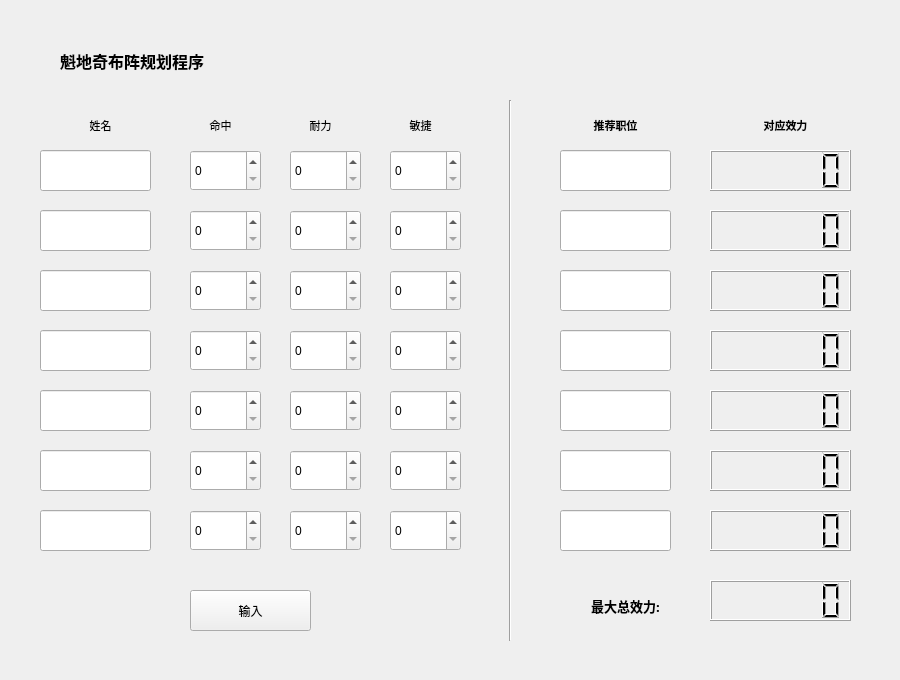
<?xml version="1.0" encoding="UTF-8"?>
<ui version="4.0">
 <class>MainWindow</class>
 <widget class="QMainWindow" name="MainWindow">
  <property name="geometry">
   <rect>
    <x>0</x>
    <y>0</y>
    <width>900</width>
    <height>680</height>
   </rect>
  </property>
  <property name="minimumSize">
   <size>
    <width>900</width>
    <height>680</height>
   </size>
  </property>
  <property name="maximumSize">
   <size>
    <width>900</width>
    <height>680</height>
   </size>
  </property>
  <property name="windowTitle">
   <string>MainWindow</string>
  </property>
  <widget class="QWidget" name="centralWidget">
   <widget class="QPushButton" name="pushButton">
    <property name="geometry">
     <rect>
      <x>190</x>
      <y>590</y>
      <width>121</width>
      <height>41</height>
     </rect>
    </property>
    <property name="font">
     <font>
      <family>微软雅黑</family>
      <weight>50</weight>
      <bold>false</bold>
     </font>
    </property>
    <property name="text">
     <string>输入</string>
    </property>
   </widget>
   <widget class="QLineEdit" name="lineEditq0s">
    <property name="geometry">
     <rect>
      <x>40</x>
      <y>150</y>
      <width>111</width>
      <height>41</height>
     </rect>
    </property>
    <property name="font">
     <font>
      <family>微软雅黑</family>
      <pointsize>8</pointsize>
     </font>
    </property>
   </widget>
   <widget class="QSpinBox" name="spinBoxq01">
    <property name="geometry">
     <rect>
      <x>190</x>
      <y>150</y>
      <width>71</width>
      <height>41</height>
     </rect>
    </property>
    <property name="maximum">
     <number>10</number>
    </property>
    <property name="value">
     <number>0</number>
    </property>
   </widget>
   <widget class="QLCDNumber" name="lcdNumber_pot0">
    <property name="geometry">
     <rect>
      <x>710</x>
      <y>150</y>
      <width>141</width>
      <height>41</height>
     </rect>
    </property>
    <property name="focusPolicy">
     <enum>Qt::NoFocus</enum>
    </property>
    <property name="digitCount">
     <number>6</number>
    </property>
   </widget>
   <widget class="QLabel" name="label_2">
    <property name="geometry">
     <rect>
      <x>60</x>
      <y>40</y>
      <width>281</width>
      <height>41</height>
     </rect>
    </property>
    <property name="font">
     <font>
      <family>微软雅黑</family>
      <pointsize>12</pointsize>
      <weight>75</weight>
      <bold>true</bold>
     </font>
    </property>
    <property name="text">
     <string>魁地奇布阵规划程序</string>
    </property>
   </widget>
   <widget class="QLabel" name="label_3">
    <property name="geometry">
     <rect>
      <x>70</x>
      <y>110</y>
      <width>61</width>
      <height>31</height>
     </rect>
    </property>
    <property name="font">
     <font>
      <family>微软雅黑</family>
      <pointsize>8</pointsize>
      <weight>50</weight>
      <bold>false</bold>
     </font>
    </property>
    <property name="text">
     <string>姓名</string>
    </property>
    <property name="alignment">
     <set>Qt::AlignCenter</set>
    </property>
   </widget>
   <widget class="QSpinBox" name="spinBoxq02">
    <property name="geometry">
     <rect>
      <x>290</x>
      <y>150</y>
      <width>71</width>
      <height>41</height>
     </rect>
    </property>
    <property name="maximum">
     <number>10</number>
    </property>
   </widget>
   <widget class="QSpinBox" name="spinBoxq03">
    <property name="geometry">
     <rect>
      <x>390</x>
      <y>150</y>
      <width>71</width>
      <height>41</height>
     </rect>
    </property>
    <property name="maximum">
     <number>10</number>
    </property>
   </widget>
   <widget class="QLabel" name="label_4">
    <property name="geometry">
     <rect>
      <x>190</x>
      <y>110</y>
      <width>61</width>
      <height>31</height>
     </rect>
    </property>
    <property name="font">
     <font>
      <family>微软雅黑</family>
      <pointsize>8</pointsize>
      <weight>50</weight>
      <bold>false</bold>
     </font>
    </property>
    <property name="text">
     <string>命中</string>
    </property>
    <property name="alignment">
     <set>Qt::AlignCenter</set>
    </property>
   </widget>
   <widget class="QLabel" name="label_5">
    <property name="geometry">
     <rect>
      <x>290</x>
      <y>110</y>
      <width>61</width>
      <height>31</height>
     </rect>
    </property>
    <property name="font">
     <font>
      <family>微软雅黑</family>
      <pointsize>8</pointsize>
      <weight>50</weight>
      <bold>false</bold>
     </font>
    </property>
    <property name="text">
     <string>耐力</string>
    </property>
    <property name="alignment">
     <set>Qt::AlignCenter</set>
    </property>
   </widget>
   <widget class="QLabel" name="label_6">
    <property name="geometry">
     <rect>
      <x>390</x>
      <y>110</y>
      <width>61</width>
      <height>31</height>
     </rect>
    </property>
    <property name="font">
     <font>
      <family>微软雅黑</family>
      <pointsize>8</pointsize>
      <weight>50</weight>
      <bold>false</bold>
     </font>
    </property>
    <property name="text">
     <string>敏捷</string>
    </property>
    <property name="alignment">
     <set>Qt::AlignCenter</set>
    </property>
   </widget>
   <widget class="QLabel" name="label_7">
    <property name="geometry">
     <rect>
      <x>570</x>
      <y>110</y>
      <width>91</width>
      <height>31</height>
     </rect>
    </property>
    <property name="font">
     <font>
      <family>微软雅黑</family>
      <pointsize>8</pointsize>
      <weight>75</weight>
      <bold>true</bold>
     </font>
    </property>
    <property name="text">
     <string>推荐职位</string>
    </property>
    <property name="alignment">
     <set>Qt::AlignCenter</set>
    </property>
   </widget>
   <widget class="QLabel" name="label_8">
    <property name="geometry">
     <rect>
      <x>560</x>
      <y>590</y>
      <width>131</width>
      <height>31</height>
     </rect>
    </property>
    <property name="font">
     <font>
      <family>微软雅黑</family>
      <pointsize>10</pointsize>
      <weight>75</weight>
      <bold>true</bold>
     </font>
    </property>
    <property name="text">
     <string>最大总效力:</string>
    </property>
    <property name="alignment">
     <set>Qt::AlignCenter</set>
    </property>
   </widget>
   <widget class="QLabel" name="label_9">
    <property name="geometry">
     <rect>
      <x>740</x>
      <y>110</y>
      <width>91</width>
      <height>31</height>
     </rect>
    </property>
    <property name="font">
     <font>
      <family>微软雅黑</family>
      <pointsize>8</pointsize>
      <weight>75</weight>
      <bold>true</bold>
     </font>
    </property>
    <property name="text">
     <string>对应效力</string>
    </property>
    <property name="alignment">
     <set>Qt::AlignCenter</set>
    </property>
   </widget>
   <widget class="QSpinBox" name="spinBoxq11">
    <property name="geometry">
     <rect>
      <x>190</x>
      <y>210</y>
      <width>71</width>
      <height>41</height>
     </rect>
    </property>
    <property name="maximum">
     <number>10</number>
    </property>
   </widget>
   <widget class="QSpinBox" name="spinBoxq21">
    <property name="geometry">
     <rect>
      <x>190</x>
      <y>270</y>
      <width>71</width>
      <height>41</height>
     </rect>
    </property>
    <property name="maximum">
     <number>10</number>
    </property>
   </widget>
   <widget class="QSpinBox" name="spinBoxq12">
    <property name="geometry">
     <rect>
      <x>290</x>
      <y>210</y>
      <width>71</width>
      <height>41</height>
     </rect>
    </property>
    <property name="maximum">
     <number>10</number>
    </property>
   </widget>
   <widget class="QSpinBox" name="spinBoxq13">
    <property name="geometry">
     <rect>
      <x>390</x>
      <y>210</y>
      <width>71</width>
      <height>41</height>
     </rect>
    </property>
    <property name="maximum">
     <number>10</number>
    </property>
   </widget>
   <widget class="QSpinBox" name="spinBoxq23">
    <property name="geometry">
     <rect>
      <x>390</x>
      <y>270</y>
      <width>71</width>
      <height>41</height>
     </rect>
    </property>
    <property name="maximum">
     <number>10</number>
    </property>
   </widget>
   <widget class="QSpinBox" name="spinBoxq22">
    <property name="geometry">
     <rect>
      <x>290</x>
      <y>270</y>
      <width>71</width>
      <height>41</height>
     </rect>
    </property>
    <property name="maximum">
     <number>10</number>
    </property>
   </widget>
   <widget class="QSpinBox" name="spinBoxq31">
    <property name="geometry">
     <rect>
      <x>190</x>
      <y>330</y>
      <width>71</width>
      <height>41</height>
     </rect>
    </property>
    <property name="maximum">
     <number>10</number>
    </property>
   </widget>
   <widget class="QSpinBox" name="spinBoxq32">
    <property name="geometry">
     <rect>
      <x>290</x>
      <y>330</y>
      <width>71</width>
      <height>41</height>
     </rect>
    </property>
    <property name="maximum">
     <number>10</number>
    </property>
   </widget>
   <widget class="QSpinBox" name="spinBoxq33">
    <property name="geometry">
     <rect>
      <x>390</x>
      <y>330</y>
      <width>71</width>
      <height>41</height>
     </rect>
    </property>
    <property name="maximum">
     <number>10</number>
    </property>
   </widget>
   <widget class="QSpinBox" name="spinBoxq41">
    <property name="geometry">
     <rect>
      <x>190</x>
      <y>390</y>
      <width>71</width>
      <height>41</height>
     </rect>
    </property>
    <property name="maximum">
     <number>10</number>
    </property>
   </widget>
   <widget class="QSpinBox" name="spinBoxq51">
    <property name="geometry">
     <rect>
      <x>190</x>
      <y>450</y>
      <width>71</width>
      <height>41</height>
     </rect>
    </property>
    <property name="maximum">
     <number>10</number>
    </property>
   </widget>
   <widget class="QSpinBox" name="spinBoxq61">
    <property name="geometry">
     <rect>
      <x>190</x>
      <y>510</y>
      <width>71</width>
      <height>41</height>
     </rect>
    </property>
    <property name="maximum">
     <number>10</number>
    </property>
   </widget>
   <widget class="QLineEdit" name="lineEdit_r0">
    <property name="geometry">
     <rect>
      <x>560</x>
      <y>150</y>
      <width>111</width>
      <height>41</height>
     </rect>
    </property>
    <property name="font">
     <font>
      <family>微软雅黑</family>
      <pointsize>8</pointsize>
     </font>
    </property>
   </widget>
   <widget class="QLineEdit" name="lineEditq1s">
    <property name="geometry">
     <rect>
      <x>40</x>
      <y>210</y>
      <width>111</width>
      <height>41</height>
     </rect>
    </property>
    <property name="font">
     <font>
      <family>微软雅黑</family>
      <pointsize>8</pointsize>
     </font>
    </property>
   </widget>
   <widget class="QLineEdit" name="lineEditq2s">
    <property name="geometry">
     <rect>
      <x>40</x>
      <y>270</y>
      <width>111</width>
      <height>41</height>
     </rect>
    </property>
    <property name="font">
     <font>
      <family>微软雅黑</family>
      <pointsize>8</pointsize>
     </font>
    </property>
   </widget>
   <widget class="QLineEdit" name="lineEditq3s">
    <property name="geometry">
     <rect>
      <x>40</x>
      <y>330</y>
      <width>111</width>
      <height>41</height>
     </rect>
    </property>
    <property name="font">
     <font>
      <family>微软雅黑</family>
      <pointsize>8</pointsize>
     </font>
    </property>
   </widget>
   <widget class="QLineEdit" name="lineEditq4s">
    <property name="geometry">
     <rect>
      <x>40</x>
      <y>390</y>
      <width>111</width>
      <height>41</height>
     </rect>
    </property>
    <property name="font">
     <font>
      <family>微软雅黑</family>
      <pointsize>8</pointsize>
     </font>
    </property>
   </widget>
   <widget class="QLineEdit" name="lineEditq5s">
    <property name="geometry">
     <rect>
      <x>40</x>
      <y>450</y>
      <width>111</width>
      <height>41</height>
     </rect>
    </property>
    <property name="font">
     <font>
      <family>微软雅黑</family>
      <pointsize>8</pointsize>
     </font>
    </property>
   </widget>
   <widget class="QLineEdit" name="lineEditq6s">
    <property name="geometry">
     <rect>
      <x>40</x>
      <y>510</y>
      <width>111</width>
      <height>41</height>
     </rect>
    </property>
    <property name="font">
     <font>
      <family>微软雅黑</family>
      <pointsize>8</pointsize>
     </font>
    </property>
   </widget>
   <widget class="QSpinBox" name="spinBoxq42">
    <property name="geometry">
     <rect>
      <x>290</x>
      <y>390</y>
      <width>71</width>
      <height>41</height>
     </rect>
    </property>
    <property name="maximum">
     <number>10</number>
    </property>
   </widget>
   <widget class="QSpinBox" name="spinBoxq43">
    <property name="geometry">
     <rect>
      <x>390</x>
      <y>390</y>
      <width>71</width>
      <height>41</height>
     </rect>
    </property>
    <property name="maximum">
     <number>10</number>
    </property>
   </widget>
   <widget class="QSpinBox" name="spinBoxq52">
    <property name="geometry">
     <rect>
      <x>290</x>
      <y>450</y>
      <width>71</width>
      <height>41</height>
     </rect>
    </property>
    <property name="maximum">
     <number>10</number>
    </property>
   </widget>
   <widget class="QSpinBox" name="spinBoxq62">
    <property name="geometry">
     <rect>
      <x>290</x>
      <y>510</y>
      <width>71</width>
      <height>41</height>
     </rect>
    </property>
    <property name="maximum">
     <number>10</number>
    </property>
   </widget>
   <widget class="QSpinBox" name="spinBoxq63">
    <property name="geometry">
     <rect>
      <x>390</x>
      <y>510</y>
      <width>71</width>
      <height>41</height>
     </rect>
    </property>
    <property name="maximum">
     <number>10</number>
    </property>
   </widget>
   <widget class="QSpinBox" name="spinBoxq53">
    <property name="geometry">
     <rect>
      <x>390</x>
      <y>450</y>
      <width>71</width>
      <height>41</height>
     </rect>
    </property>
    <property name="maximum">
     <number>10</number>
    </property>
   </widget>
   <widget class="Line" name="line">
    <property name="geometry">
     <rect>
      <x>500</x>
      <y>100</y>
      <width>20</width>
      <height>541</height>
     </rect>
    </property>
    <property name="orientation">
     <enum>Qt::Vertical</enum>
    </property>
   </widget>
   <widget class="QLineEdit" name="lineEdit_r1">
    <property name="geometry">
     <rect>
      <x>560</x>
      <y>210</y>
      <width>111</width>
      <height>41</height>
     </rect>
    </property>
    <property name="font">
     <font>
      <family>微软雅黑</family>
      <pointsize>8</pointsize>
     </font>
    </property>
   </widget>
   <widget class="QLineEdit" name="lineEdit_r2">
    <property name="geometry">
     <rect>
      <x>560</x>
      <y>270</y>
      <width>111</width>
      <height>41</height>
     </rect>
    </property>
    <property name="font">
     <font>
      <family>微软雅黑</family>
      <pointsize>8</pointsize>
     </font>
    </property>
   </widget>
   <widget class="QLineEdit" name="lineEdit_r3">
    <property name="geometry">
     <rect>
      <x>560</x>
      <y>330</y>
      <width>111</width>
      <height>41</height>
     </rect>
    </property>
    <property name="font">
     <font>
      <family>微软雅黑</family>
      <pointsize>8</pointsize>
     </font>
    </property>
   </widget>
   <widget class="QLineEdit" name="lineEdit_r4">
    <property name="geometry">
     <rect>
      <x>560</x>
      <y>390</y>
      <width>111</width>
      <height>41</height>
     </rect>
    </property>
    <property name="font">
     <font>
      <family>微软雅黑</family>
      <pointsize>8</pointsize>
     </font>
    </property>
   </widget>
   <widget class="QLineEdit" name="lineEdit_r5">
    <property name="geometry">
     <rect>
      <x>560</x>
      <y>450</y>
      <width>111</width>
      <height>41</height>
     </rect>
    </property>
    <property name="font">
     <font>
      <family>微软雅黑</family>
      <pointsize>8</pointsize>
     </font>
    </property>
   </widget>
   <widget class="QLineEdit" name="lineEdit_r6">
    <property name="geometry">
     <rect>
      <x>560</x>
      <y>510</y>
      <width>111</width>
      <height>41</height>
     </rect>
    </property>
    <property name="font">
     <font>
      <family>微软雅黑</family>
      <pointsize>8</pointsize>
     </font>
    </property>
   </widget>
   <widget class="QLCDNumber" name="lcdNumber_pot1">
    <property name="geometry">
     <rect>
      <x>710</x>
      <y>210</y>
      <width>141</width>
      <height>41</height>
     </rect>
    </property>
    <property name="digitCount">
     <number>6</number>
    </property>
   </widget>
   <widget class="QLCDNumber" name="lcdNumber_pot2">
    <property name="geometry">
     <rect>
      <x>710</x>
      <y>270</y>
      <width>141</width>
      <height>41</height>
     </rect>
    </property>
    <property name="digitCount">
     <number>6</number>
    </property>
   </widget>
   <widget class="QLCDNumber" name="lcdNumber_pot3">
    <property name="geometry">
     <rect>
      <x>710</x>
      <y>330</y>
      <width>141</width>
      <height>41</height>
     </rect>
    </property>
    <property name="digitCount">
     <number>6</number>
    </property>
   </widget>
   <widget class="QLCDNumber" name="lcdNumber_pot4">
    <property name="geometry">
     <rect>
      <x>710</x>
      <y>390</y>
      <width>141</width>
      <height>41</height>
     </rect>
    </property>
    <property name="digitCount">
     <number>6</number>
    </property>
   </widget>
   <widget class="QLCDNumber" name="lcdNumber_pot5">
    <property name="geometry">
     <rect>
      <x>710</x>
      <y>450</y>
      <width>141</width>
      <height>41</height>
     </rect>
    </property>
    <property name="digitCount">
     <number>6</number>
    </property>
   </widget>
   <widget class="QLCDNumber" name="lcdNumber_pot6">
    <property name="geometry">
     <rect>
      <x>710</x>
      <y>510</y>
      <width>141</width>
      <height>41</height>
     </rect>
    </property>
    <property name="digitCount">
     <number>6</number>
    </property>
   </widget>
   <widget class="QLCDNumber" name="lcdNumber_maxpot">
    <property name="geometry">
     <rect>
      <x>710</x>
      <y>580</y>
      <width>141</width>
      <height>41</height>
     </rect>
    </property>
    <property name="digitCount">
     <number>6</number>
    </property>
   </widget>
  </widget>
 </widget>
 <layoutdefault spacing="6" margin="11"/>
 <resources/>
 <connections/>
</ui>
